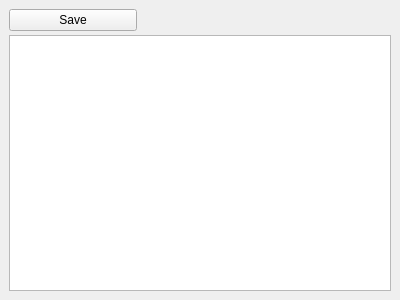
<ui version="4.0" >
 <class>TextEditW</class>
 <widget class="QWidget" name="TextEditW" >
  <property name="geometry" >
   <rect>
    <x>0</x>
    <y>0</y>
    <width>400</width>
    <height>300</height>
   </rect>
  </property>
  <property name="windowTitle" >
   <string>Form</string>
  </property>
  <layout class="QGridLayout" >
   <property name="margin" >
    <number>9</number>
   </property>
   <property name="spacing" >
    <number>6</number>
   </property>
   <item row="0" column="0" >
    <layout class="QVBoxLayout" >
     <property name="margin" >
      <number>0</number>
     </property>
     <property name="spacing" >
      <number>4</number>
     </property>
     <item>
      <widget class="QPushButton" name="saveButton" >
       <property name="maximumSize" >
        <size>
         <width>128</width>
         <height>24</height>
        </size>
       </property>
       <property name="baseSize" >
        <size>
         <width>128</width>
         <height>24</height>
        </size>
       </property>
       <property name="toolTip" >
        <string>&lt;html>&lt;head>&lt;meta name="qrichtext" content="1" />&lt;style type="text/css">
p, li { white-space: pre-wrap; }
&lt;/style>&lt;/head>&lt;body style=" font-family:'Sans Serif'; font-size:9pt; font-weight:400; font-style:normal; text-decoration:none;">
&lt;p style=" margin-top:0px; margin-bottom:0px; margin-left:0px; margin-right:0px; -qt-block-indent:0; text-indent:0px;">Save file&lt;/p>&lt;/body>&lt;/html></string>
       </property>
       <property name="text" >
        <string>Save</string>
       </property>
       <property name="icon" >
        <iconset resource="application.qrc" >:/cr32-action-filesave.png</iconset>
       </property>
      </widget>
     </item>
     <item>
      <widget class="QTextEdit" name="textEdit" >
       <property name="html" >
        <string>&lt;html>&lt;head>&lt;meta name="qrichtext" content="1" />&lt;style type="text/css">
p, li { white-space: pre-wrap; }
&lt;/style>&lt;/head>&lt;body style=" font-family:'Sans Serif'; font-size:9pt; font-weight:400; font-style:normal; text-decoration:none;">
&lt;p style="-qt-paragraph-type:empty; margin-top:0px; margin-bottom:0px; margin-left:0px; margin-right:0px; -qt-block-indent:0; text-indent:0px;">&lt;/p>&lt;/body>&lt;/html></string>
       </property>
      </widget>
     </item>
    </layout>
   </item>
  </layout>
 </widget>
 <resources>
  <include location="application.qrc" />
 </resources>
 <connections/>
</ui>
